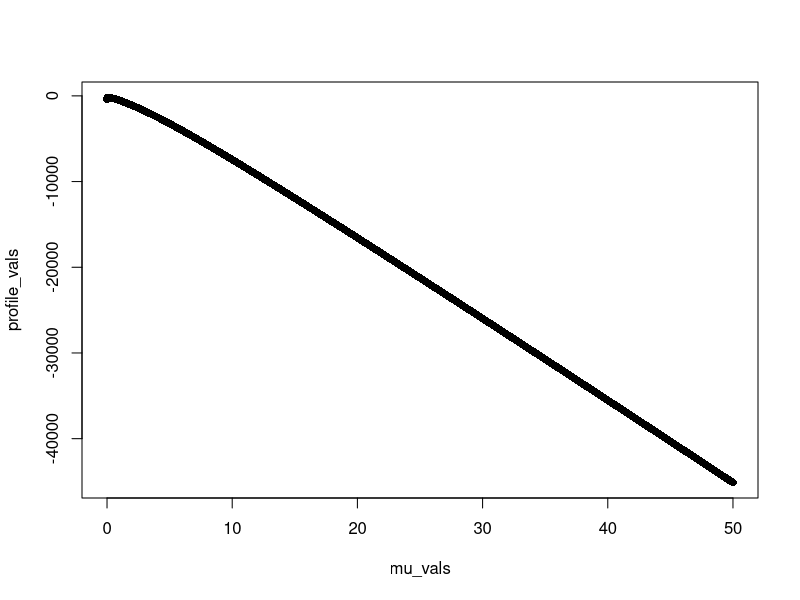
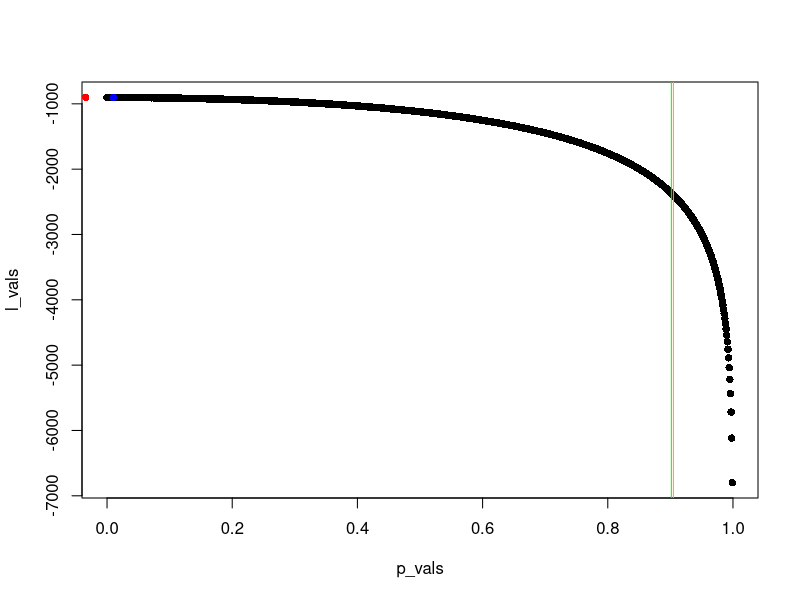

Here is the R script that generated these plots, in order:
n <- 10000

mu <- 0.1

pi <- 0.01

u <- rbinom(n, 1, 1 - pi)
v <- rpois(n, mu)

y <- u * v

y_bar <- mean(y)

pi_bar <- mean(y == 0)

pi_bar < exp(-mu)

pi_hat <- (pi_bar - exp(-mu)) / (1 - exp(-mu))

l <- function(p) {
  
  n * pi_bar * log(p + (1-p)*exp(-mu)) + n*(1 - pi_bar) * log(1-p)
  
}

profile <- function(mu) {
  
  pi_hat <- (pi_bar - exp(-mu)) / (1 - exp(-mu))
  
  n * pi_bar * log(pi_hat + (1 - pi_hat) * exp(-mu)) + n * (1 - pi_bar) * (log(1 - pi_hat) - mu) + n * y_bar * log(mu)
}

profile2 <- function(mu) {
  
  -n * (1 - pi_bar) * (mu + log(1 - exp(-mu))) + n * y_bar * log(mu)
  
}


mu_vals <- seq(0.001, 50, 0.001)

profile_vals <- purrr::map_dbl(mu_vals, profile2)

plot(mu_vals, profile_vals, pch = 16)

p_vals <- seq(0, 1, 0.001)

l_vals <- purrr::map_dbl(p_vals, l)

plot(p_vals, l_vals, pch = 16)
points(pi_hat, l(pi_hat), col = "red", pch = 16)
points(pi, l(pi), col = "blue", pch = 16)
abline(v = pi_bar, col = "green")
abline(v = exp(-mu), col = "orange")



l(pi)
l(pi_hat)

p_vals[which.max(l_vals)]


